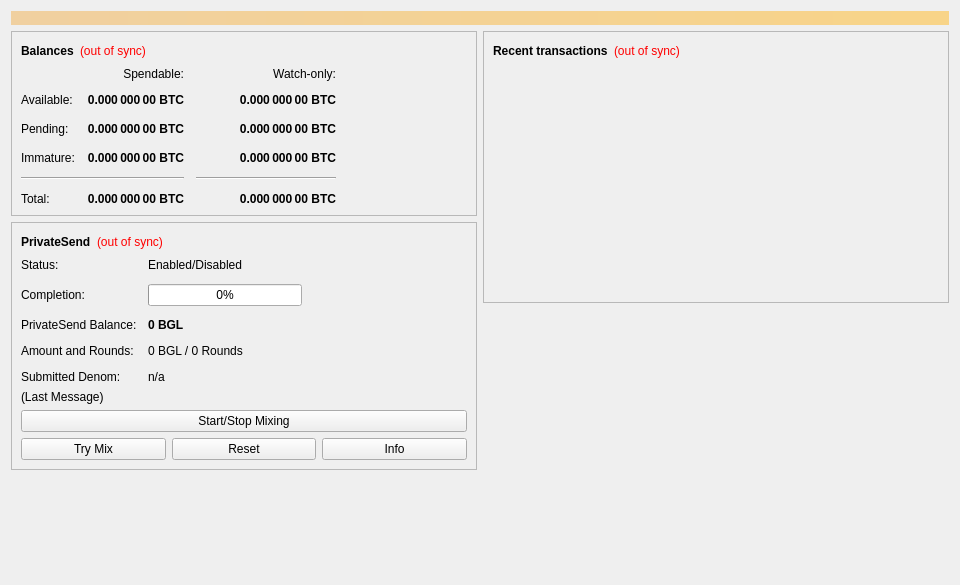
<?xml version="1.0" encoding="UTF-8"?>
<ui version="4.0">
 <class>OverviewPage</class>
 <widget class="QWidget" name="OverviewPage">
  <property name="geometry">
   <rect>
    <x>0</x>
    <y>0</y>
    <width>960</width>
    <height>585</height>
   </rect>
  </property>
  <property name="minimumSize">
   <size>
    <width>960</width>
    <height>0</height>
   </size>
  </property>
  <property name="windowTitle">
   <string>Form</string>
  </property>
  <layout class="QVBoxLayout" name="topLayout">
   <item>
    <widget class="QLabel" name="labelAlerts">
     <property name="visible">
      <bool>false</bool>
     </property>
     <property name="styleSheet">
      <string notr="true">QLabel { background-color: qlineargradient(x1: 0, y1: 0, x2: 1, y2: 0, stop:0 #F0D0A0, stop:1 #F8D488); color:#000000; }</string>
     </property>
     <property name="wordWrap">
      <bool>true</bool>
     </property>
     <property name="margin">
      <number>3</number>
     </property>
     <property name="textInteractionFlags">
      <set>Qt::TextSelectableByMouse</set>
     </property>
    </widget>
   </item>
   <item>
    <layout class="QHBoxLayout" name="horizontalLayout" stretch="1,1">
     <item>
      <layout class="QVBoxLayout" name="verticalLayout_2">
       <item>
        <widget class="QFrame" name="frame">
         <property name="frameShape">
          <enum>QFrame::StyledPanel</enum>
         </property>
         <property name="frameShadow">
          <enum>QFrame::Raised</enum>
         </property>
         <layout class="QVBoxLayout" name="verticalLayout_4">
          <item>
           <layout class="QHBoxLayout" name="horizontalLayout_4">
            <item>
             <widget class="QLabel" name="label_5">
              <property name="font">
               <font>
                <weight>75</weight>
                <bold>true</bold>
               </font>
              </property>
              <property name="text">
               <string>Balances</string>
              </property>
             </widget>
            </item>
            <item>
             <widget class="QLabel" name="labelWalletStatus">
              <property name="toolTip">
               <string>The displayed information may be out of date. Your wallet automatically synchronizes with the Bitglo network after a connection is established, but this process has not completed yet.</string>
              </property>
              <property name="styleSheet">
               <string notr="true">QLabel { color: red; }</string>
              </property>
              <property name="text">
               <string notr="true">(out of sync)</string>
              </property>
              <property name="alignment">
               <set>Qt::AlignLeading|Qt::AlignLeft|Qt::AlignVCenter</set>
              </property>
             </widget>
            </item>
            <item>
             <spacer name="horizontalSpacer_3">
              <property name="orientation">
               <enum>Qt::Horizontal</enum>
              </property>
              <property name="sizeHint" stdset="0">
               <size>
                <width>40</width>
                <height>20</height>
               </size>
              </property>
             </spacer>
            </item>
           </layout>
          </item>
          <item>
           <layout class="QGridLayout" name="gridLayout">
            <property name="spacing">
             <number>12</number>
            </property>
            <item row="2" column="2">
             <widget class="QLabel" name="labelWatchPending">
              <property name="font">
               <font>
                <weight>75</weight>
                <bold>true</bold>
               </font>
              </property>
              <property name="cursor">
               <cursorShape>IBeamCursor</cursorShape>
              </property>
              <property name="toolTip">
               <string>Unconfirmed transactions to watch-only addresses</string>
              </property>
              <property name="text">
               <string notr="true">0.000 000 00 BTC</string>
              </property>
              <property name="alignment">
               <set>Qt::AlignRight|Qt::AlignTrailing|Qt::AlignVCenter</set>
              </property>
              <property name="textInteractionFlags">
               <set>Qt::LinksAccessibleByMouse|Qt::TextSelectableByKeyboard|Qt::TextSelectableByMouse</set>
              </property>
             </widget>
            </item>
            <item row="2" column="1">
             <widget class="QLabel" name="labelUnconfirmed">
              <property name="font">
               <font>
                <weight>75</weight>
                <bold>true</bold>
               </font>
              </property>
              <property name="cursor">
               <cursorShape>IBeamCursor</cursorShape>
              </property>
              <property name="toolTip">
               <string>Total of transactions that have yet to be confirmed, and do not yet count toward the spendable balance</string>
              </property>
              <property name="text">
               <string notr="true">0.000 000 00 BTC</string>
              </property>
              <property name="alignment">
               <set>Qt::AlignRight|Qt::AlignTrailing|Qt::AlignVCenter</set>
              </property>
              <property name="textInteractionFlags">
               <set>Qt::LinksAccessibleByMouse|Qt::TextSelectableByKeyboard|Qt::TextSelectableByMouse</set>
              </property>
             </widget>
            </item>
            <item row="3" column="2">
             <widget class="QLabel" name="labelWatchImmature">
              <property name="font">
               <font>
                <weight>75</weight>
                <bold>true</bold>
               </font>
              </property>
              <property name="cursor">
               <cursorShape>IBeamCursor</cursorShape>
              </property>
              <property name="toolTip">
               <string>Mined balance in watch-only addresses that has not yet matured</string>
              </property>
              <property name="text">
               <string notr="true">0.000 000 00 BTC</string>
              </property>
              <property name="alignment">
               <set>Qt::AlignRight|Qt::AlignTrailing|Qt::AlignVCenter</set>
              </property>
              <property name="textInteractionFlags">
               <set>Qt::LinksAccessibleByMouse|Qt::TextSelectableByKeyboard|Qt::TextSelectableByMouse</set>
              </property>
             </widget>
            </item>
            <item row="4" column="0" colspan="2">
             <widget class="Line" name="lineSpendableBalance">
              <property name="orientation">
               <enum>Qt::Horizontal</enum>
              </property>
             </widget>
            </item>
            <item row="4" column="2">
             <widget class="Line" name="lineWatchBalance">
              <property name="sizePolicy">
               <sizepolicy hsizetype="Preferred" vsizetype="Fixed">
                <horstretch>0</horstretch>
                <verstretch>0</verstretch>
               </sizepolicy>
              </property>
              <property name="minimumSize">
               <size>
                <width>140</width>
                <height>0</height>
               </size>
              </property>
              <property name="orientation">
               <enum>Qt::Horizontal</enum>
              </property>
             </widget>
            </item>
            <item row="5" column="0">
             <widget class="QLabel" name="labelTotalText">
              <property name="text">
               <string>Total:</string>
              </property>
             </widget>
            </item>
            <item row="3" column="1">
             <widget class="QLabel" name="labelImmature">
              <property name="font">
               <font>
                <weight>75</weight>
                <bold>true</bold>
               </font>
              </property>
              <property name="cursor">
               <cursorShape>IBeamCursor</cursorShape>
              </property>
              <property name="toolTip">
               <string>Mined balance that has not yet matured</string>
              </property>
              <property name="text">
               <string notr="true">0.000 000 00 BTC</string>
              </property>
              <property name="alignment">
               <set>Qt::AlignRight|Qt::AlignTrailing|Qt::AlignVCenter</set>
              </property>
              <property name="textInteractionFlags">
               <set>Qt::LinksAccessibleByMouse|Qt::TextSelectableByKeyboard|Qt::TextSelectableByMouse</set>
              </property>
             </widget>
            </item>
            <item row="2" column="3">
             <spacer name="horizontalSpacer_2">
              <property name="orientation">
               <enum>Qt::Horizontal</enum>
              </property>
              <property name="sizeHint" stdset="0">
               <size>
                <width>40</width>
                <height>20</height>
               </size>
              </property>
             </spacer>
            </item>
            <item row="3" column="0">
             <widget class="QLabel" name="labelImmatureText">
              <property name="text">
               <string>Immature:</string>
              </property>
             </widget>
            </item>
            <item row="5" column="1">
             <widget class="QLabel" name="labelTotal">
              <property name="font">
               <font>
                <weight>75</weight>
                <bold>true</bold>
               </font>
              </property>
              <property name="cursor">
               <cursorShape>IBeamCursor</cursorShape>
              </property>
              <property name="toolTip">
               <string>Your current total balance</string>
              </property>
              <property name="text">
               <string notr="true">0.000 000 00 BTC</string>
              </property>
              <property name="alignment">
               <set>Qt::AlignRight|Qt::AlignTrailing|Qt::AlignVCenter</set>
              </property>
              <property name="textInteractionFlags">
               <set>Qt::LinksAccessibleByMouse|Qt::TextSelectableByKeyboard|Qt::TextSelectableByMouse</set>
              </property>
             </widget>
            </item>
            <item row="5" column="2">
             <widget class="QLabel" name="labelWatchTotal">
              <property name="font">
               <font>
                <weight>75</weight>
                <bold>true</bold>
               </font>
              </property>
              <property name="cursor">
               <cursorShape>IBeamCursor</cursorShape>
              </property>
              <property name="toolTip">
               <string>Current total balance in watch-only addresses</string>
              </property>
              <property name="text">
               <string notr="true">0.000 000 00 BTC</string>
              </property>
              <property name="alignment">
               <set>Qt::AlignRight|Qt::AlignTrailing|Qt::AlignVCenter</set>
              </property>
              <property name="textInteractionFlags">
               <set>Qt::LinksAccessibleByMouse|Qt::TextSelectableByKeyboard|Qt::TextSelectableByMouse</set>
              </property>
             </widget>
            </item>
            <item row="0" column="2">
             <widget class="QLabel" name="labelWatchonly">
              <property name="text">
               <string>Watch-only:</string>
              </property>
              <property name="alignment">
               <set>Qt::AlignRight|Qt::AlignTrailing|Qt::AlignVCenter</set>
              </property>
             </widget>
            </item>
            <item row="1" column="0">
             <widget class="QLabel" name="labelBalanceText">
              <property name="text">
               <string>Available:</string>
              </property>
             </widget>
            </item>
            <item row="1" column="1">
             <widget class="QLabel" name="labelBalance">
              <property name="font">
               <font>
                <weight>75</weight>
                <bold>true</bold>
               </font>
              </property>
              <property name="cursor">
               <cursorShape>IBeamCursor</cursorShape>
              </property>
              <property name="toolTip">
               <string>Your current spendable balance</string>
              </property>
              <property name="text">
               <string notr="true">0.000 000 00 BTC</string>
              </property>
              <property name="alignment">
               <set>Qt::AlignRight|Qt::AlignTrailing|Qt::AlignVCenter</set>
              </property>
              <property name="textInteractionFlags">
               <set>Qt::LinksAccessibleByMouse|Qt::TextSelectableByKeyboard|Qt::TextSelectableByMouse</set>
              </property>
             </widget>
            </item>
            <item row="1" column="2">
             <widget class="QLabel" name="labelWatchAvailable">
              <property name="font">
               <font>
                <weight>75</weight>
                <bold>true</bold>
               </font>
              </property>
              <property name="cursor">
               <cursorShape>IBeamCursor</cursorShape>
              </property>
              <property name="toolTip">
               <string>Your current balance in watch-only addresses</string>
              </property>
              <property name="text">
               <string notr="true">0.000 000 00 BTC</string>
              </property>
              <property name="alignment">
               <set>Qt::AlignRight|Qt::AlignTrailing|Qt::AlignVCenter</set>
              </property>
              <property name="textInteractionFlags">
               <set>Qt::LinksAccessibleByMouse|Qt::TextSelectableByKeyboard|Qt::TextSelectableByMouse</set>
              </property>
             </widget>
            </item>
            <item row="2" column="0">
             <widget class="QLabel" name="labelPendingText">
              <property name="text">
               <string>Pending:</string>
              </property>
             </widget>
            </item>
            <item row="0" column="1">
             <widget class="QLabel" name="labelSpendable">
              <property name="text">
               <string>Spendable:</string>
              </property>
              <property name="alignment">
               <set>Qt::AlignRight|Qt::AlignTrailing|Qt::AlignVCenter</set>
              </property>
             </widget>
            </item>
           </layout>
          </item>
         </layout>
        </widget>
       </item>
       <item>
        <widget class="QFrame" name="framePrivateSend">
         <property name="layoutDirection">
          <enum>Qt::LeftToRight</enum>
         </property>
         <property name="frameShape">
          <enum>QFrame::StyledPanel</enum>
         </property>
         <property name="frameShadow">
          <enum>QFrame::Raised</enum>
         </property>
         <layout class="QVBoxLayout" name="VerticalLayout_PS1">
          <item>
           <layout class="QHBoxLayout" name="horizontalLayout_5">
            <item>
             <widget class="QLabel" name="labelPrivateSendHeader">
              <property name="font">
               <font>
                <weight>75</weight>
                <bold>true</bold>
               </font>
              </property>
              <property name="text">
               <string>PrivateSend</string>
              </property>
             </widget>
            </item>
            <item>
             <widget class="QLabel" name="labelPrivateSendSyncStatus">
              <property name="toolTip">
               <string>The displayed information may be out of date. Your wallet automatically synchronizes with the Bitglo network after a connection is established, but this process has not completed yet.</string>
              </property>
              <property name="styleSheet">
               <string notr="true">QLabel { color: red; }</string>
              </property>
              <property name="text">
               <string notr="true">(out of sync)</string>
              </property>
              <property name="alignment">
               <set>Qt::AlignLeading|Qt::AlignLeft|Qt::AlignVCenter</set>
              </property>
             </widget>
            </item>
            <item>
             <spacer name="horizontalSpacer_4">
              <property name="orientation">
               <enum>Qt::Horizontal</enum>
              </property>
              <property name="sizeHint" stdset="0">
               <size>
                <width>40</width>
                <height>20</height>
               </size>
              </property>
             </spacer>
            </item>
           </layout>
          </item>
          <item>
           <layout class="QFormLayout" name="privateSendFormLayout">
            <property name="fieldGrowthPolicy">
             <enum>QFormLayout::AllNonFixedFieldsGrow</enum>
            </property>
            <property name="horizontalSpacing">
             <number>11</number>
            </property>
            <property name="verticalSpacing">
             <number>12</number>
            </property>
            <item row="0" column="0">
             <widget class="QLabel" name="labelPrivateSendEnabledText">
              <property name="text">
               <string>Status:</string>
              </property>
             </widget>
            </item>
            <item row="0" column="1">
             <widget class="QLabel" name="labelPrivateSendEnabled">
              <property name="text">
               <string>Enabled/Disabled</string>
              </property>
             </widget>
            </item>
            <item row="1" column="0">
             <widget class="QLabel" name="labelCompletitionText">
              <property name="text">
               <string>Completion:</string>
              </property>
             </widget>
            </item>
            <item row="1" column="1">
             <widget class="QProgressBar" name="privateSendProgress">
              <property name="maximumSize">
               <size>
                <width>154</width>
                <height>16777215</height>
               </size>
              </property>
              <property name="value">
               <number>0</number>
              </property>
             </widget>
            </item>
            <item row="2" column="0">
             <widget class="QLabel" name="labelAnonymizedText">
              <property name="text">
               <string>PrivateSend Balance:</string>
              </property>
             </widget>
            </item>
            <item row="2" column="1">
             <widget class="QLabel" name="labelAnonymized">
              <property name="font">
               <font>
                <weight>75</weight>
                <bold>true</bold>
               </font>
              </property>
              <property name="text">
               <string notr="true">0 BGL</string>
              </property>
             </widget>
            </item>
            <item row="3" column="0">
             <widget class="QLabel" name="labelAmountAndRoundsText">
              <property name="text">
               <string>Amount and Rounds:</string>
              </property>
             </widget>
            </item>
            <item row="3" column="1">
             <widget class="QLabel" name="labelAmountRounds">
              <property name="text">
               <string>0 BGL / 0 Rounds</string>
              </property>
             </widget>
            </item>
            <item row="4" column="0">
             <widget class="QLabel" name="labelSubmittedDenomText">
              <property name="text">
               <string>Submitted Denom:</string>
              </property>
             </widget>
            </item>
            <item row="4" column="1">
             <widget class="QLabel" name="labelSubmittedDenom">
              <property name="toolTip">
               <string>The denominations you submitted to the Masternode.&lt;br&gt;To mix, other users must submit the exact same denominations.</string>
              </property>
              <property name="text">
               <string>n/a</string>
              </property>
             </widget>
            </item>
           </layout>
          </item>
          <item>
           <layout class="QVBoxLayout" name="VerticalLayout_PS">
            <item>
             <widget class="QLabel" name="labelPrivateSendLastMessage">
              <property name="text">
               <string>(Last Message)</string>
              </property>
              <property name="alignment">
               <set>Qt::AlignLeading|Qt::AlignLeft|Qt::AlignTop</set>
              </property>
              <property name="wordWrap">
               <bool>true</bool>
              </property>
             </widget>
            </item>
            <item>
             <widget class="QPushButton" name="togglePrivateSend">
              <property name="sizePolicy">
               <sizepolicy hsizetype="MinimumExpanding" vsizetype="Fixed">
                <horstretch>0</horstretch>
                <verstretch>0</verstretch>
               </sizepolicy>
              </property>
              <property name="text">
               <string>Start/Stop Mixing</string>
              </property>
             </widget>
            </item>
            <item>
             <layout class="QHBoxLayout" name="horizontalLayout_debugbuttons">
              <item>
               <widget class="QPushButton" name="privateSendAuto">
                <property name="sizePolicy">
                 <sizepolicy hsizetype="MinimumExpanding" vsizetype="Fixed">
                  <horstretch>0</horstretch>
                  <verstretch>0</verstretch>
                 </sizepolicy>
                </property>
                <property name="toolTip">
                 <string>Try to manually submit a PrivateSend request.</string>
                </property>
                <property name="text">
                 <string>Try Mix</string>
                </property>
               </widget>
              </item>
              <item>
               <widget class="QPushButton" name="privateSendReset">
                <property name="sizePolicy">
                 <sizepolicy hsizetype="MinimumExpanding" vsizetype="Fixed">
                  <horstretch>0</horstretch>
                  <verstretch>0</verstretch>
                 </sizepolicy>
                </property>
                <property name="toolTip">
                 <string>Reset the current status of PrivateSend (can interrupt PrivateSend if it's in the process of Mixing, which can cost you money!)</string>
                </property>
                <property name="autoFillBackground">
                 <bool>false</bool>
                </property>
                <property name="text">
                 <string>Reset</string>
                </property>
               </widget>
              </item>
              <item>
               <widget class="QPushButton" name="privateSendInfo">
                <property name="sizePolicy">
                 <sizepolicy hsizetype="MinimumExpanding" vsizetype="Fixed">
                  <horstretch>0</horstretch>
                  <verstretch>0</verstretch>
                 </sizepolicy>
                </property>
                <property name="toolTip">
                 <string>Information about PrivateSend and Mixing</string>
                </property>
                <property name="text">
                 <string>Info</string>
                </property>
               </widget>
              </item>
             </layout>
            </item>
           </layout>
          </item>
         </layout>
        </widget>
       </item>
       <item>
        <spacer name="verticalSpacer">
         <property name="orientation">
          <enum>Qt::Vertical</enum>
         </property>
         <property name="sizeHint" stdset="0">
          <size>
           <width>20</width>
           <height>40</height>
          </size>
         </property>
        </spacer>
       </item>
      </layout>
     </item>
     <item>
      <layout class="QVBoxLayout" name="verticalLayout_3">
       <item>
        <widget class="QFrame" name="frame_2">
         <property name="frameShape">
          <enum>QFrame::StyledPanel</enum>
         </property>
         <property name="frameShadow">
          <enum>QFrame::Raised</enum>
         </property>
         <layout class="QVBoxLayout" name="verticalLayout">
          <item>
           <layout class="QHBoxLayout" name="horizontalLayout_2">
            <item>
             <widget class="QLabel" name="label_4">
              <property name="font">
               <font>
                <weight>75</weight>
                <bold>true</bold>
               </font>
              </property>
              <property name="text">
               <string>Recent transactions</string>
              </property>
             </widget>
            </item>
            <item>
             <widget class="QLabel" name="labelTransactionsStatus">
              <property name="toolTip">
               <string>The displayed information may be out of date. Your wallet automatically synchronizes with the Bitglo network after a connection is established, but this process has not completed yet.</string>
              </property>
              <property name="styleSheet">
               <string notr="true">QLabel { color: red; }</string>
              </property>
              <property name="text">
               <string notr="true">(out of sync)</string>
              </property>
              <property name="alignment">
               <set>Qt::AlignLeading|Qt::AlignLeft|Qt::AlignVCenter</set>
              </property>
             </widget>
            </item>
            <item>
             <spacer name="horizontalSpacer">
              <property name="orientation">
               <enum>Qt::Horizontal</enum>
              </property>
              <property name="sizeHint" stdset="0">
               <size>
                <width>40</width>
                <height>20</height>
               </size>
              </property>
             </spacer>
            </item>
           </layout>
          </item>
          <item>
           <widget class="QListView" name="listTransactions">
            <property name="styleSheet">
             <string notr="true">QListView { background: transparent; }</string>
            </property>
            <property name="frameShape">
             <enum>QFrame::NoFrame</enum>
            </property>
            <property name="verticalScrollBarPolicy">
             <enum>Qt::ScrollBarAlwaysOff</enum>
            </property>
            <property name="horizontalScrollBarPolicy">
             <enum>Qt::ScrollBarAlwaysOff</enum>
            </property>
            <property name="selectionMode">
             <enum>QAbstractItemView::NoSelection</enum>
            </property>
           </widget>
          </item>
         </layout>
        </widget>
       </item>
       <item>
        <spacer name="verticalSpacer_2">
         <property name="orientation">
          <enum>Qt::Vertical</enum>
         </property>
         <property name="sizeHint" stdset="0">
          <size>
           <width>20</width>
           <height>40</height>
          </size>
         </property>
        </spacer>
       </item>
      </layout>
     </item>
    </layout>
   </item>
  </layout>
 </widget>
 <resources/>
 <connections/>
</ui>
